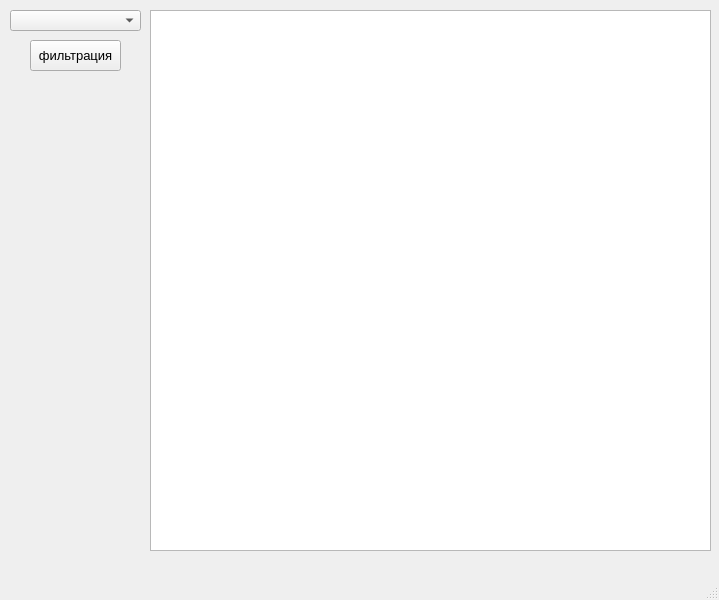
<?xml version="1.0" encoding="UTF-8"?>
<ui version="4.0">
 <class>MainWindow</class>
 <widget class="QMainWindow" name="MainWindow">
  <property name="geometry">
   <rect>
    <x>0</x>
    <y>0</y>
    <width>719</width>
    <height>600</height>
   </rect>
  </property>
  <property name="font">
   <font>
    <pointsize>10</pointsize>
   </font>
  </property>
  <property name="windowTitle">
   <string>MainWindow</string>
  </property>
  <property name="styleSheet">
   <string notr="true"/>
  </property>
  <widget class="QWidget" name="centralwidget">
   <widget class="QComboBox" name="genre">
    <property name="geometry">
     <rect>
      <x>10</x>
      <y>10</y>
      <width>131</width>
      <height>21</height>
     </rect>
    </property>
   </widget>
   <widget class="QPushButton" name="bt_filt">
    <property name="geometry">
     <rect>
      <x>30</x>
      <y>40</y>
      <width>91</width>
      <height>31</height>
     </rect>
    </property>
    <property name="font">
     <font>
      <pointsize>10</pointsize>
     </font>
    </property>
    <property name="text">
     <string>фильтрация</string>
    </property>
   </widget>
   <widget class="QTableWidget" name="table">
    <property name="geometry">
     <rect>
      <x>150</x>
      <y>10</y>
      <width>561</width>
      <height>541</height>
     </rect>
    </property>
   </widget>
  </widget>
  <widget class="QMenuBar" name="menubar">
   <property name="geometry">
    <rect>
     <x>0</x>
     <y>0</y>
     <width>719</width>
     <height>21</height>
    </rect>
   </property>
  </widget>
  <widget class="QStatusBar" name="statusbar"/>
 </widget>
 <resources/>
 <connections/>
</ui>
